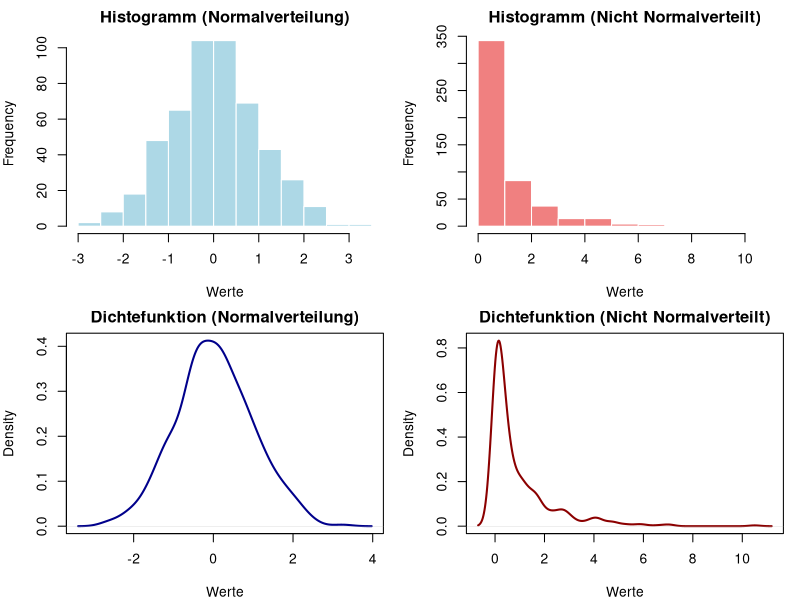
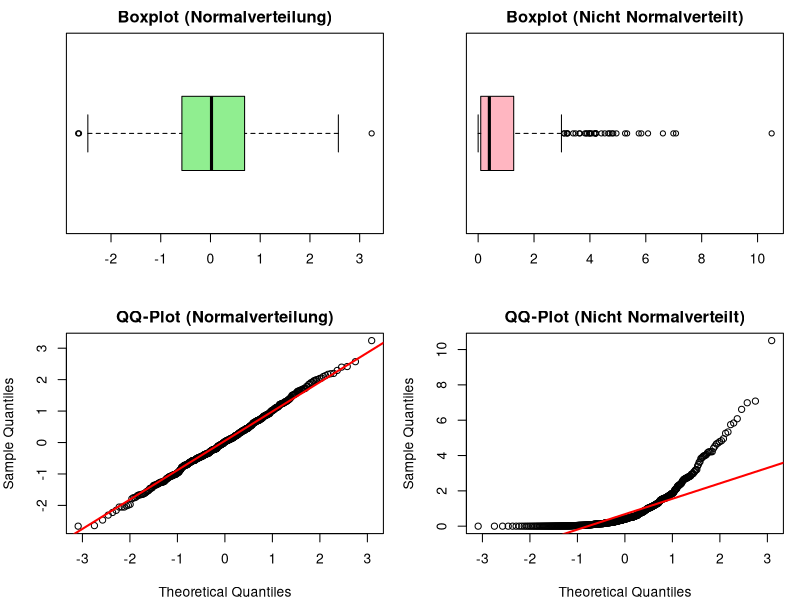
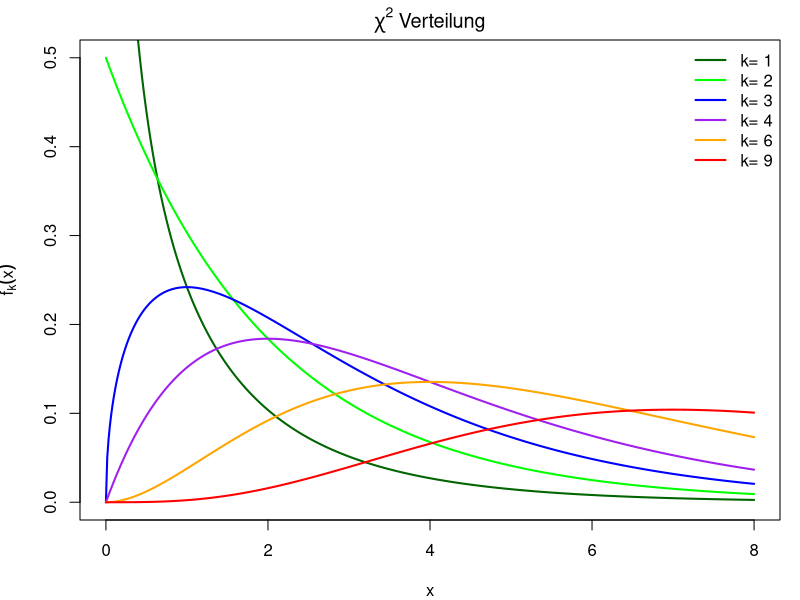

The R script that drew these images, in order:
## ---- chunk 1
#| label: data-generation
#| echo: true
# Daten generieren
set.seed(123)
normal_data <- rnorm(500)        # 500 normalverteilte Zufallszahlen
non_normal_data <- normal_data^2 # quadrierte Zufallszahlen (nicht normalverteilt)

# Shapiro-Wilk-Test für beide Datensätze
shapiro_result_normal <- shapiro.test(normal_data)
shapiro_result_non_normal <- shapiro.test(non_normal_data)

# Shapiro-Wilk-Test für normal_data:
cat("W-Teststatistik:", round(shapiro_result_normal$statistic, 4), "\n")
cat("p-Wert:", round(shapiro_result_normal$p.value, 4), "\n")

# Shapiro-Wilk-Test für non_normal_data:
cat("W-Teststatistik:", round(shapiro_result_non_normal$statistic, 4), "\n")
cat("p-Wert:", round(shapiro_result_non_normal$p.value, 4), "\n")
## ---- chunk 2
#| label: textual-output
#| code-fold: true
#| output: asis

if (shapiro_result_normal$p.value > 0.05) {
  cat("Die Nullhypothese der Normalverteilung kann nicht verworfen werden. \n`normal_data` ist normalverteilt.\n\n")
} else {
  cat("Die Nullhypothese der Normalverteilung wird verworfen. \n`normal_data` ist **nicht** normalverteilt.\n\n")
}

if (shapiro_result_non_normal$p.value > 0.05) {
  cat("Die Nullhypothese der Normalverteilung kann nicht verworfen werden. \n`non_normal_data` ist normalverteilt.\n\n")
} else {
  cat("Die Nullhypothese der Normalverteilung wird verworfen. \n`non_normal_data` ist **nicht** normalverteilt.\n\n")
}
## ---- chunk 3
#| label: visual-comparison
#| code-fold: true
#| fig-cap: "Visualisierung der Normalverteilung"
# Layout für nebeneinanderstehende Plots definieren
par(mfrow = c(2, 2), mar = c(4, 4, 2, 1))

# Histogramm
hist(normal_data, 
     main = "Histogramm (Normalverteilung)", 
     xlab = "Werte", 
     col = "lightblue", 
     border = "white")
hist(non_normal_data, 
     main = "Histogramm (Nicht Normalverteilt)", 
     xlab = "Werte", 
     col = "lightcoral", 
     border = "white")

# Dichtefunktion
plot(density(normal_data), 
     main = "Dichtefunktion (Normalverteilung)", 
     xlab = "Werte", 
     col = "darkblue", 
     lwd = 2)
plot(density(non_normal_data), 
     main = "Dichtefunktion (Nicht Normalverteilt)", 
     xlab = "Werte", 
     col = "darkred", 
     lwd = 2)

# Boxplot
boxplot(normal_data, 
        main = "Boxplot (Normalverteilung)", 
        col = "lightgreen", 
        horizontal = TRUE)
boxplot(non_normal_data, 
        main = "Boxplot (Nicht Normalverteilt)", 
        col = "lightpink", 
        horizontal = TRUE)

# QQ-Plot
qqnorm(normal_data, 
       main = "QQ-Plot (Normalverteilung)")
qqline(normal_data, col = "red", lwd = 2)

qqnorm(non_normal_data, 
       main = "QQ-Plot (Nicht Normalverteilt)")
qqline(non_normal_data, col = "red", lwd = 2)

# Layout zurücksetzen
par(mfrow = c(1, 1))
## ---- chunk 4
#| label: chi-squared-distribution
#| echo: true
#| code-fold: true
#| fig-cap: "Chi-Quadrat-Verteilung"
# Chi-Quadrat-Verteilung plotten
x <- seq(0, 8, length.out = 500)
df_values <- c(1, 2, 3, 4, 6, 9)

# Farben definieren
colors <- c("darkgreen", "green", "blue", "purple", "orange", "red")

# Plot erstellen
plot(x, dchisq(x, df = 1), type = "l", lwd = 2, col = colors[1], 
     ylim = c(0, 0.5), xlab = "x", ylab = expression(f[k](x)), 
     main = expression(chi^2~"Verteilung"))

# Weitere Linien hinzufügen
for (i in 2:length(df_values)) {
  lines(x, dchisq(x, df = df_values[i]), col = colors[i], lwd = 2)
}

# Legende hinzufügen
legend("topright", legend = paste("k=", df_values), 
       col = colors, lwd = 2, bty = "n")
